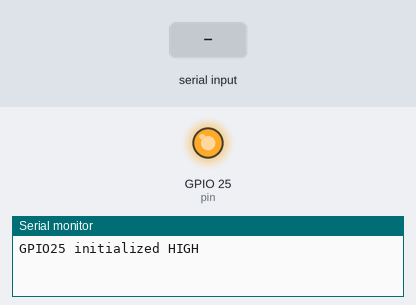
The sketch below on a simulated ESP32. Parts: output pins drawn as LEDs (lit = HIGH), the last lines printed to the serial monitor. Inputs (shaded band) come from the test bench.

Above: at 1.2 s.
1.3 s: "LOW\n" received over Serial
At 2.1 s:
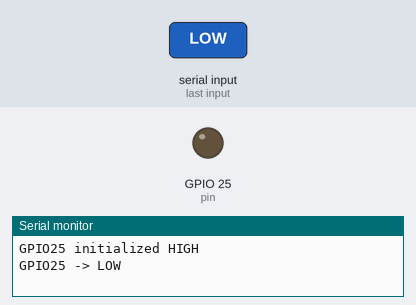
2.8 s: "HIGH\n" received over Serial
At 3.2 s:
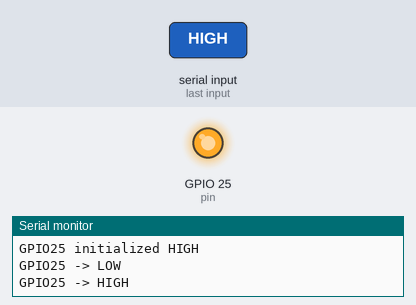
Timing chart, 0 to 5.8 s (numbered marks = the images above; inputs shaded):
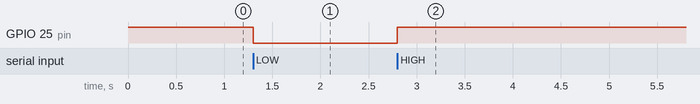

The sketch:

shatter.ino
```cpp
#include <Arduino.h>

const int pin = 25;

void setup() {
  Serial.begin(115200);
  pinMode(pin, OUTPUT);
  digitalWrite(pin, HIGH);  // 初期状態をHIGHに設定
  Serial.println("GPIO25 initialized HIGH");
}

void loop() {
  if (Serial.available() > 0) {
    String input = Serial.readStringUntil('\n');
    input.trim(); // 改行や空白を除去

    if (input.equalsIgnoreCase("HIGH")) {
      digitalWrite(pin, HIGH);
      Serial.println("GPIO25 -> HIGH");
    }
    else if (input.equalsIgnoreCase("LOW")) {
      digitalWrite(pin, LOW);
      Serial.println("GPIO25 -> LOW");
    }
    else {
      Serial.println("Unknown command. Use 'HIGH' or 'LOW'.");
    }
  }
}
```

Measured:
- after the input at 1.3 s, GPIO 25 (pin): HIGH → LOW at once
- after the input at 2.8 s, GPIO 25 (pin): LOW → HIGH at once
